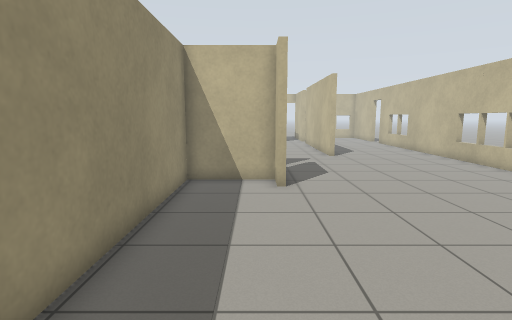
View 1 (above)

18 first-person views from a walk through a robot-simulator world made for Gazebo. The camera is 1.2 m above the floor, tilts 8° down and sees 80° across. The floor is counted in squares, 0.5 m on a side. Each view is taken from the middle of a square. On the plan, view 1 faces up. The plan holds only what a view shows up to about 18 squares ahead; the rest is blank.

View 2
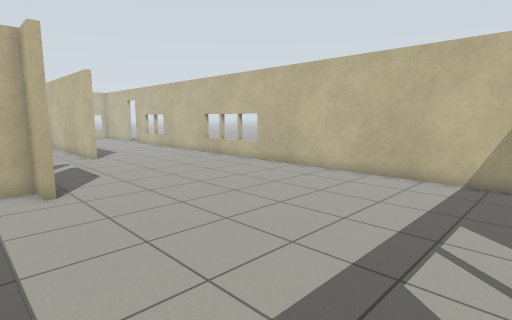

View 3
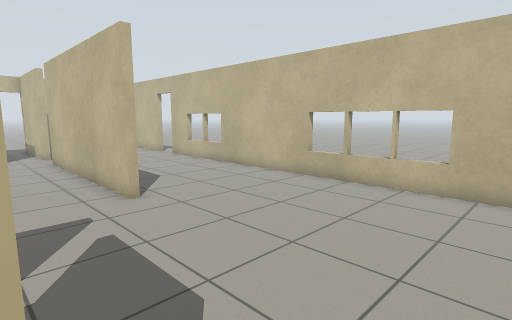

View 4
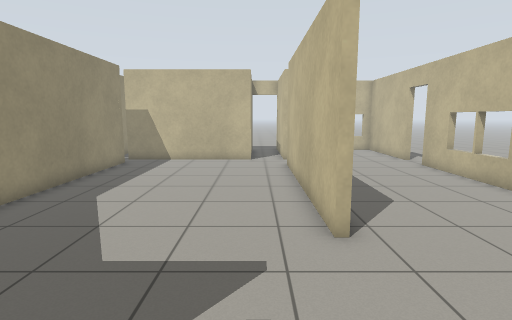

View 5
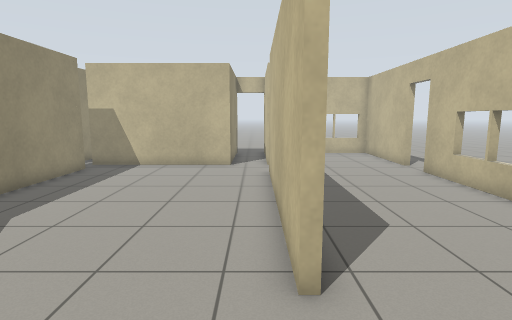

View 6
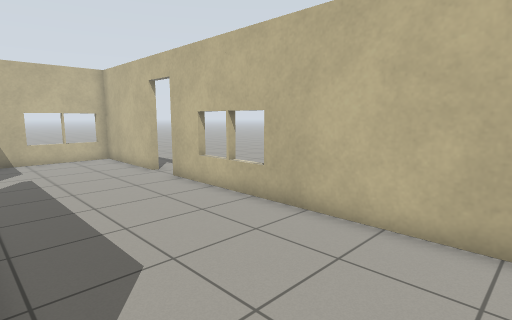

View 7
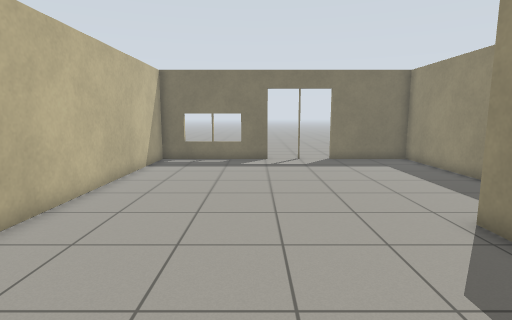

View 8
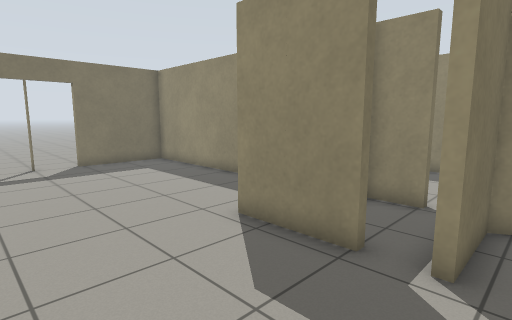

View 9
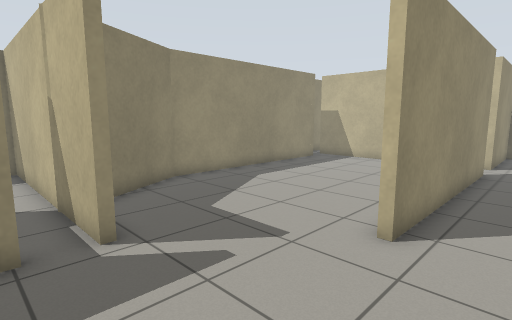

View 10
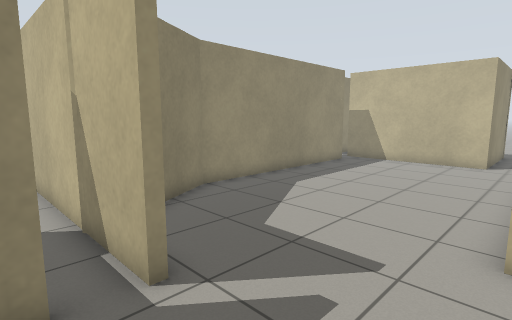

View 11
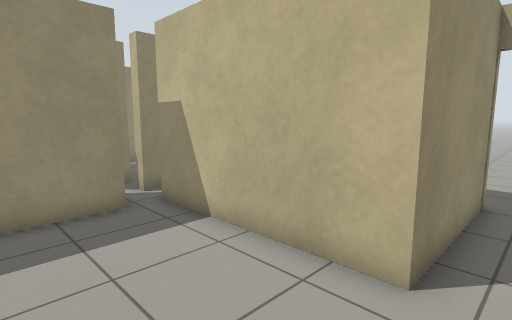

View 12
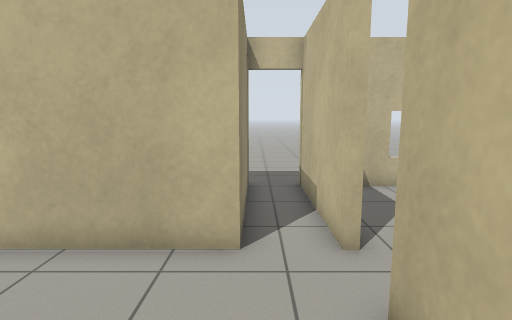

View 13
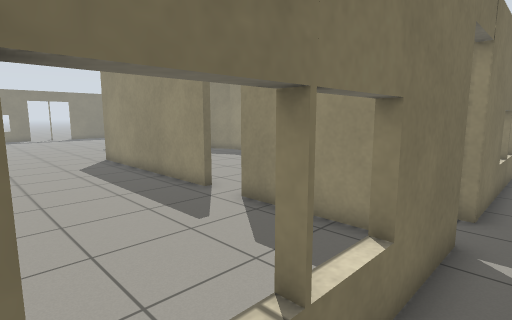

View 14
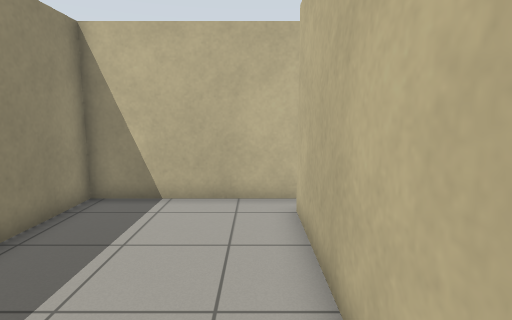

View 15
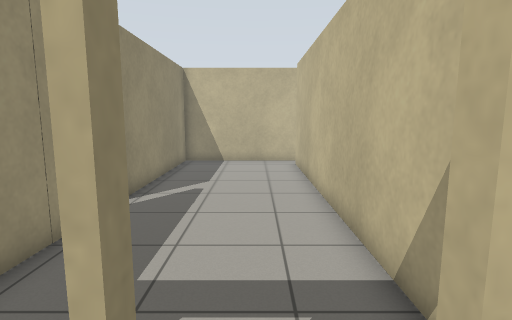

View 16
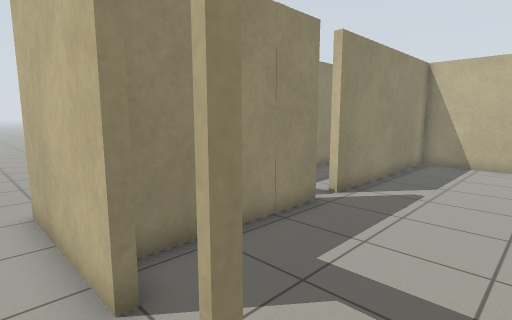

View 17
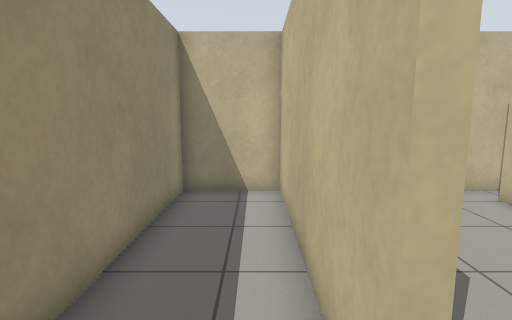

View 18
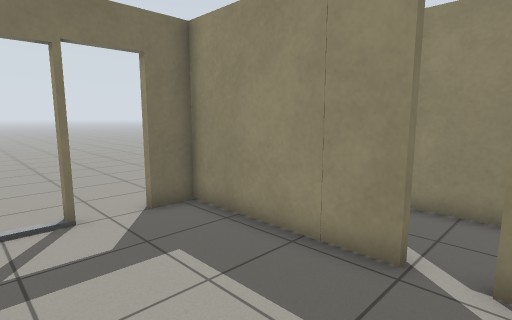

### Floor plan
Points are (right, up) in squares from view 1. A wall is a line through its corners. A room is listed if a view was taken in it or the views show most of it. See-through windows are left out.
Room 1 (views 1, 2, 3, 4, 5, 6, 7, 8, 9, 10)
walls: (1.1, 14.8) (-3.4, 14.8); (0.6, 13.6) (1, 13.6) (1, 10.4) (0.7, 10.4) (0.7, 11.6) (-2.7, 11.6) (-2.7, -0.5) (1.7, -0.5); (-2.7, 13.6) (-2.7, 12); (4.9, 28.4) (4.9, 18.9) (4.6, 18.9); (5.2, -0.5) (11.4, -0.5) (11.4, 28.4); (11.4, 30) (11.4, 35.5) (4.9, 35.5) (4.9, 30.3) (4.6, 30.3)
ways out: opening at (2.8, 17) to room 2; opening at (5, 29.5) to room 2; open door at (11.7, 29.3) to room 3; opening at (-3, 14) to room 4; opening at (3.5, -1) to room 5
Room 2 (views 11, 12)
walls: (4.6, 18.9) (4.6, 28.4); (-4, 29.1) (-4, 19.3) (-1.7, 15.1) (1.1, 15.1); (4.6, 30.3) (4.6, 35.8); (2.7, 35.8) (2.7, 30.3) (-4.4, 30.3)
ways out: opening at (2.8, 17) to room 1; opening at (5, 29.5) to room 1; open door at (3.5, 36) to room 3; opening at (-4, 30)
Room 3 (view 13)
walls: (4.6, 35.8) (11, 35.8); (-4, 35.8) (2.7, 35.8)
ways out: open door at (11.7, 29.3) to room 1; open door at (3.5, 36) to room 2
Room 4 (views 14, 18)
walls: (-8.9, 5.4) (-8.9, -0.5) (-7.5, -0.5); (-3, 1.1) (-3, 13.6); (-3.4, 14.8) (-8.9, 14.8) (-8.9, 6.5)
ways out: opening at (-3, 14) to room 1; opening at (-6, -1) to room 5; opening at (-9, 6) to room 6
Room 5 (views 15, 16)
walls: (1.7, -0.5) (1.7, -0.9); (3.5, -0.4) (3.5, -0.9); (-7.5, -0.8) (-12.8, -0.8)
ways out: opening at (3.5, -1) to room 1; opening at (-6, -1) to room 4
Room 6 (view 17)
walls: (-9.2, 6.5) (-9.2, 14.8) (-12.4, 14.8) (-12.4, 4.2)
ways out: opening at (-9, 6) to room 4

Positions as (right, up) in squares from view 1, and headings:
1: (0, 0), facing up
2: (-1, 0), facing up-right
3: (1, 10), facing up-right
4: (3, 13), facing up
5: (4, 15), facing up
6: (5, 17), facing up-right
7: (6, 17), facing down
8: (6, 16), facing down-left
9: (7, 13), facing up-left
10: (5, 13), facing up-left
11: (4, 26), facing up-left
12: (3, 25), facing up
13: (11, 37), facing down-left
14: (-4, 6), facing up
15: (-5, -2), facing up
16: (-4, -2), facing up-left
17: (-10, 5), facing up
18: (-4, 7), facing down-left
